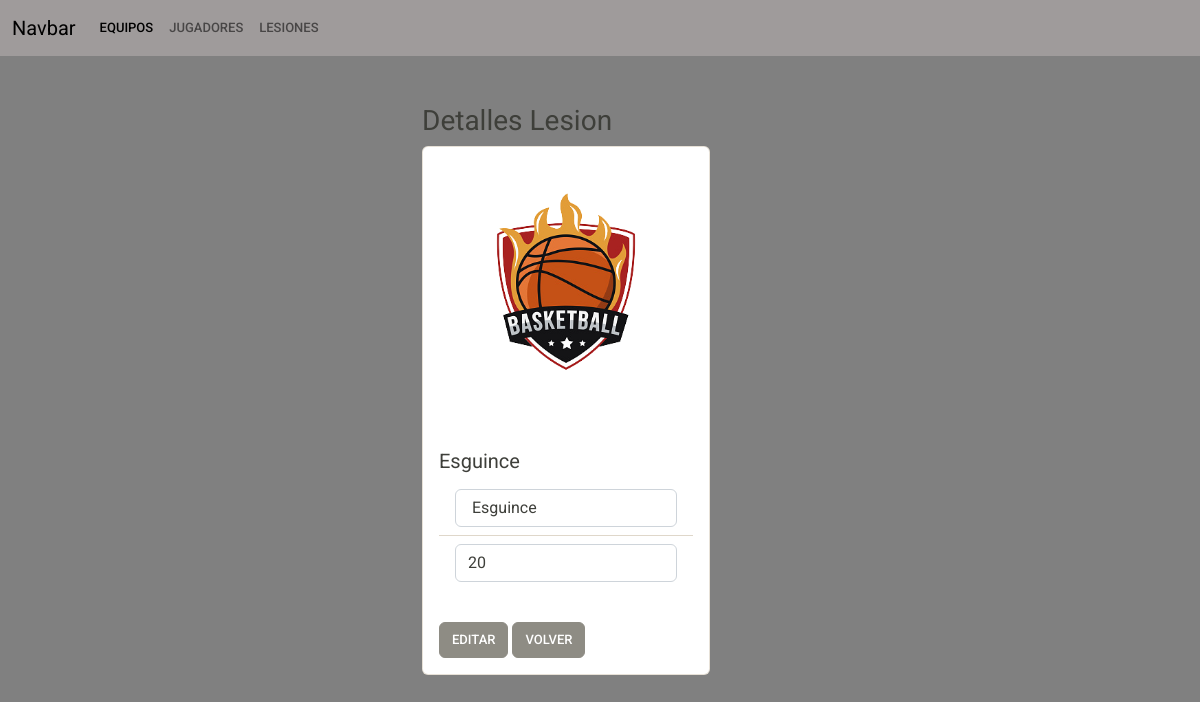
/update_lesion/1, run on an earlier commit of the app's database.
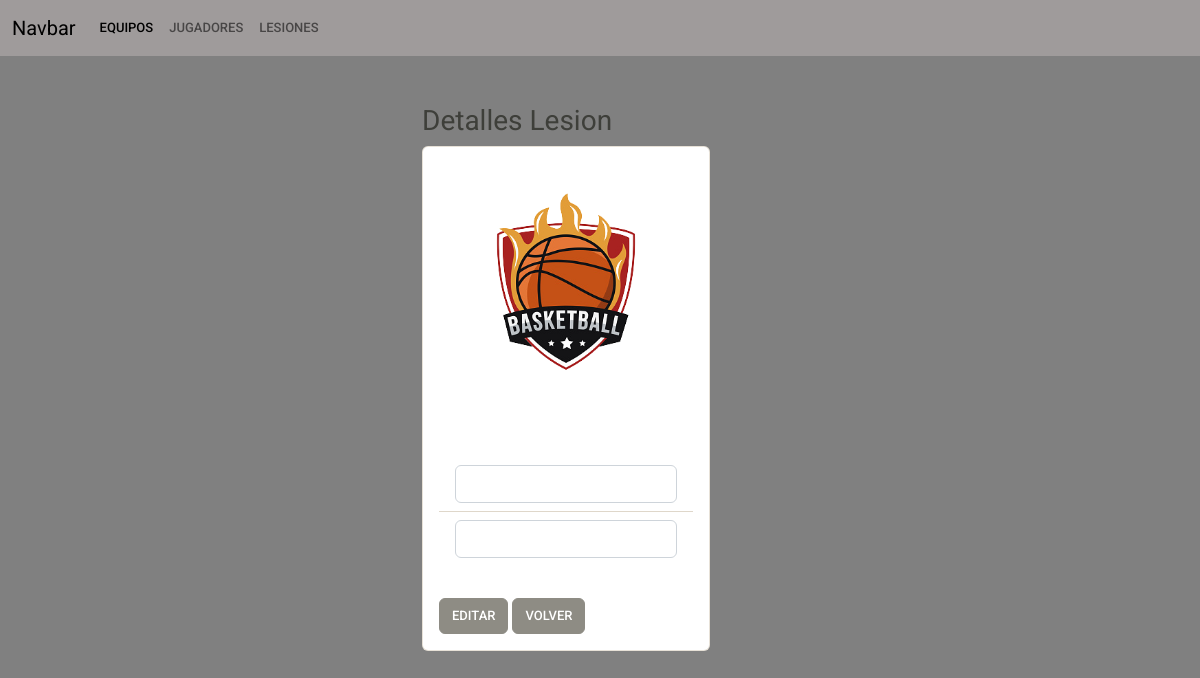
And on a later commit of the database.
### myapp/models.py (models this page shows, shortened)
    class Lesio(db.Model):
        __tablename__ = "Lesion"  # Nombre de la tabla que se crea
        id = db.Column("id", db.Integer, Sequence(
            'id_seq'),  primary_key=True)
        Lesion = db.Column(db.String(30))
        TiempoRecuperacion = db.Column(db.Integer)

### myapp/views.py (the view, shortened to what this page needs)
    @app.route("/update_lesion/<int:id>", methods=["GET", "POST"])
    def update_lesion(id: int):
        if request.method == "GET":
            read_lesion = db_access["read_lesion"]
            lesion = read_lesion(id)
            return render_template("update_lesion.html", lesion=lesion)

### myapp/templates/update_lesion.html (shortened to what this page needs)
<!DOCTYPE html>
<html lang="en">
<head>
  <link href="https://cdn.jsdelivr.net/npm/bootstrap@5.0.1/dist/css/bootstrap.min.css" rel="stylesheet">
  {% include "menu.html" %}
</head>
<body style="background-color: grey;">
  {% extends 'base.html' %} {% block content %}
  <div class="container">
    <div class="row mt-5 d-flex justify-content-center ">
      <div class="col-4">
        <p class="list-group">
        <h3>Detalles Lesion</h3>
        <div class="card" style="width: 18rem;">
          <form action="/update_lesion/{{ lesion.id}}" method="POST">
            <img src="../static/escudo.png" class="card-img-top" alt="...">
            <div class="card-body">
              <h5 class="card-title">
                {{ lesion.Lesion }}
              </h5>
              <ul class="list-group list-group-flush">
                <li class="list-group-item">
                  <input type="text" name="lesion" class="form-control" value=" {{ lesion.Lesion }}" />
                </li>
                <li class="list-group-item">
                  <input type="number" name="tiempo" class="form-control" value="{{ lesion.TiempoRecuperacion }}" />
                </li>
              </ul>
            </div>
            <div class="card-body mx-auto">
                <input type="submit" value="Editar" class="btn btn-secondary" />
              <a class="btn btn-secondary" href="/lesion">Volver</a>
          </form>
          {% endblock %}

What changed in the data, as far as the page shows it:
removed Lesio: Lesion "Esguince", lesion "Esguince", tiempo "20"
